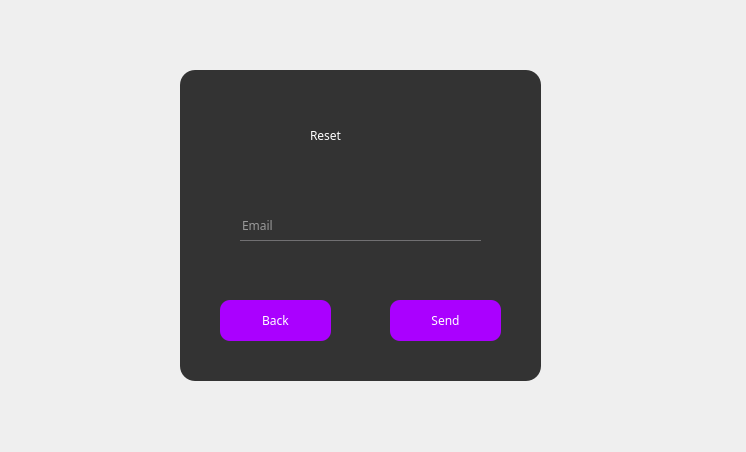
<?xml version="1.0" encoding="UTF-8"?>
<ui version="4.0">
 <class>resetpassword</class>
 <widget class="QDialog" name="resetpassword">
  <property name="geometry">
   <rect>
    <x>0</x>
    <y>0</y>
    <width>746</width>
    <height>452</height>
   </rect>
  </property>
  <property name="windowTitle">
   <string>Dialog</string>
  </property>
  <property name="styleSheet">
   <string notr="true">*{
	font-family: century gothic;
}
QFrame
{
	color: rgb(255, 255, 255);
	background-color: rgb(51, 51, 51);
	border-radius: 15px;
}
#Form {
	background-image: url(:/new/prefix1/loginBackground.jfif);
}
QLabel#label
{
	font: 700 24pt &quot;Century Gothic&quot;;
}
QLabel#label_2
{
	font: 8pt &quot;Century Gothic&quot;;
}
QLabel#label_3
{
	font: 700 9pt &quot;Century Gothic&quot;;
}
QLabel
{
	background: transparent;
}
QLineEdit
{
	background: transparent;
	border: none;
	font: 12pt &quot;Century Gothic&quot;;
	border-bottom: 1px solid #717072;
	color: rgb(255, 255, 255);
}
QPushButton
{
	color: rgb(255, 255, 255);
	background-color: rgb(170, 0, 255);
	border-radius: 10px;
}
QPushButton:Hover
{
	color: rgb(255, 255, 255);
	background-color: rgb(148, 0, 222);
}
QPushButton#forgotPasswordButton
{
	font: 700 8pt &quot;Century Gothic&quot;;
	border: 1px solid rgb(255, 0, 0);
	color: rgb(255, 255, 255);
	background-color: rgb(51, 51, 51);
}
QPushButton#forgotPasswordButton:Hover
{
	color: rgb(255, 255, 255);
	background-color: rgb(255, 0, 0);
}
QCommandLinkButton
{
	color: rgb(255, 255, 255);
	font: 700 8pt &quot;Century Gothic&quot;;
}
QRadioButton
{
	color: rgb(255, 255, 255);
	font: 10pt &quot;Century Gothic&quot;;
}
QMessageBox
{
	background-color: rgb(51, 51, 51);
}
QMessageBox QLabel
{
	border: 0;
	border-radius: 6px;
	font-size: 10px;
	font-weight: bold;
	padding-left: 5px;
	padding-right: 5px;
	padding-top: 5px;
	padding-bottom: 5px;
}
QMessageBox QPushButton
{
	font: 9pt &quot;Century Gothic&quot;;
}</string>
  </property>
  <widget class="QFrame" name="frame">
   <property name="geometry">
    <rect>
     <x>180</x>
     <y>70</y>
     <width>361</width>
     <height>311</height>
    </rect>
   </property>
   <property name="styleSheet">
    <string notr="true"/>
   </property>
   <property name="frameShape">
    <enum>QFrame::StyledPanel</enum>
   </property>
   <property name="frameShadow">
    <enum>QFrame::Raised</enum>
   </property>
   <widget class="QLineEdit" name="lineEdit_resetEmail">
    <property name="geometry">
     <rect>
      <x>60</x>
      <y>140</y>
      <width>241</width>
      <height>31</height>
     </rect>
    </property>
    <property name="styleSheet">
     <string notr="true"/>
    </property>
    <property name="placeholderText">
     <string>Email</string>
    </property>
   </widget>
   <widget class="QLabel" name="label">
    <property name="geometry">
     <rect>
      <x>130</x>
      <y>50</y>
      <width>101</width>
      <height>31</height>
     </rect>
    </property>
    <property name="styleSheet">
     <string notr="true"/>
    </property>
    <property name="text">
     <string>Reset</string>
    </property>
   </widget>
   <widget class="QPushButton" name="sendButton">
    <property name="geometry">
     <rect>
      <x>210</x>
      <y>230</y>
      <width>111</width>
      <height>41</height>
     </rect>
    </property>
    <property name="styleSheet">
     <string notr="true"/>
    </property>
    <property name="text">
     <string>Send</string>
    </property>
   </widget>
   <widget class="QPushButton" name="pushButton">
    <property name="geometry">
     <rect>
      <x>40</x>
      <y>230</y>
      <width>111</width>
      <height>41</height>
     </rect>
    </property>
    <property name="text">
     <string>Back</string>
    </property>
   </widget>
  </widget>
 </widget>
 <resources/>
 <connections/>
</ui>
